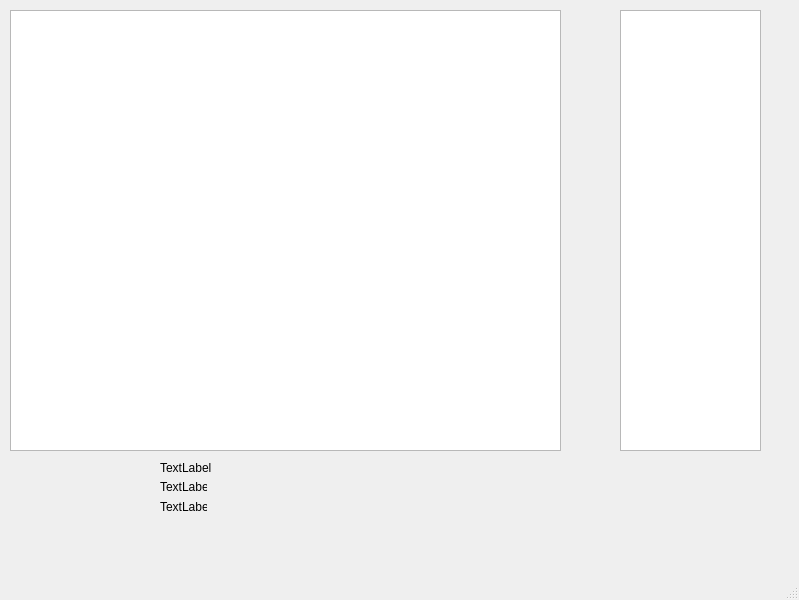
<?xml version="1.0" encoding="UTF-8"?>
<ui version="4.0">
 <class>MainWindow</class>
 <widget class="QMainWindow" name="MainWindow">
  <property name="geometry">
   <rect>
    <x>0</x>
    <y>0</y>
    <width>799</width>
    <height>600</height>
   </rect>
  </property>
  <property name="windowTitle">
   <string>MainWindow</string>
  </property>
  <widget class="QWidget" name="centralwidget">
   <widget class="PlotWidget" name="graphicsView">
    <property name="geometry">
     <rect>
      <x>10</x>
      <y>10</y>
      <width>551</width>
      <height>441</height>
     </rect>
    </property>
   </widget>
   <widget class="QLabel" name="label1">
    <property name="geometry">
     <rect>
      <x>160</x>
      <y>460</y>
      <width>71</width>
      <height>16</height>
     </rect>
    </property>
    <property name="text">
     <string>TextLabel</string>
    </property>
   </widget>
   <widget class="QLabel" name="label2">
    <property name="geometry">
     <rect>
      <x>160</x>
      <y>480</y>
      <width>47</width>
      <height>13</height>
     </rect>
    </property>
    <property name="text">
     <string>TextLabel</string>
    </property>
   </widget>
   <widget class="QLabel" name="label3">
    <property name="geometry">
     <rect>
      <x>160</x>
      <y>500</y>
      <width>47</width>
      <height>13</height>
     </rect>
    </property>
    <property name="text">
     <string>TextLabel</string>
    </property>
   </widget>
   <widget class="QListWidget" name="listWidget">
    <property name="geometry">
     <rect>
      <x>620</x>
      <y>10</y>
      <width>141</width>
      <height>441</height>
     </rect>
    </property>
   </widget>
  </widget>
  <widget class="QMenuBar" name="menubar">
   <property name="geometry">
    <rect>
     <x>0</x>
     <y>0</y>
     <width>799</width>
     <height>21</height>
    </rect>
   </property>
  </widget>
  <widget class="QStatusBar" name="statusbar"/>
 </widget>
 <customwidgets>
  <customwidget>
   <class>PlotWidget</class>
   <extends>QGraphicsView</extends>
   <header>pyqtgraph</header>
  </customwidget>
 </customwidgets>
 <resources/>
 <connections/>
</ui>
